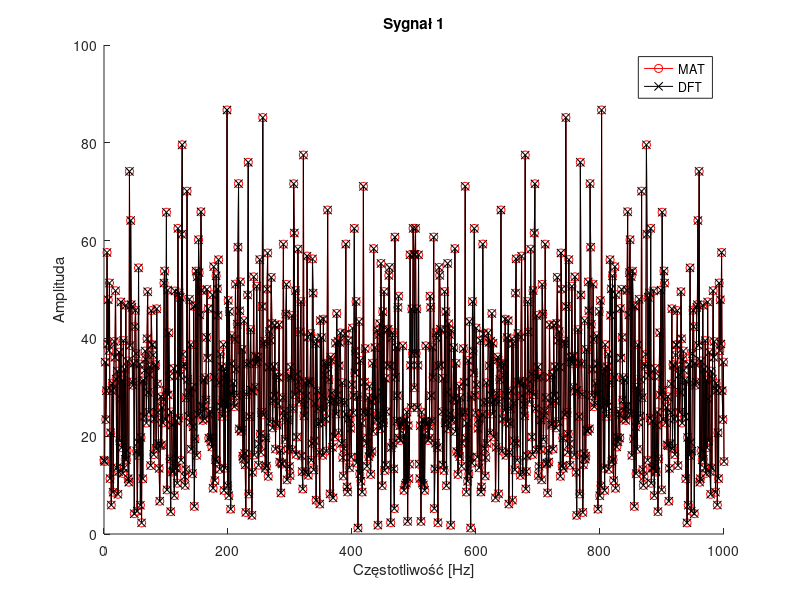
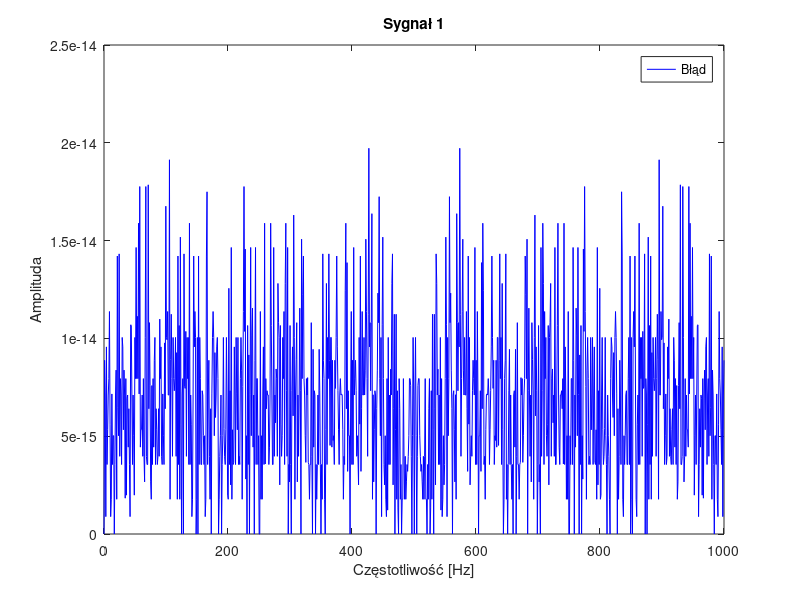
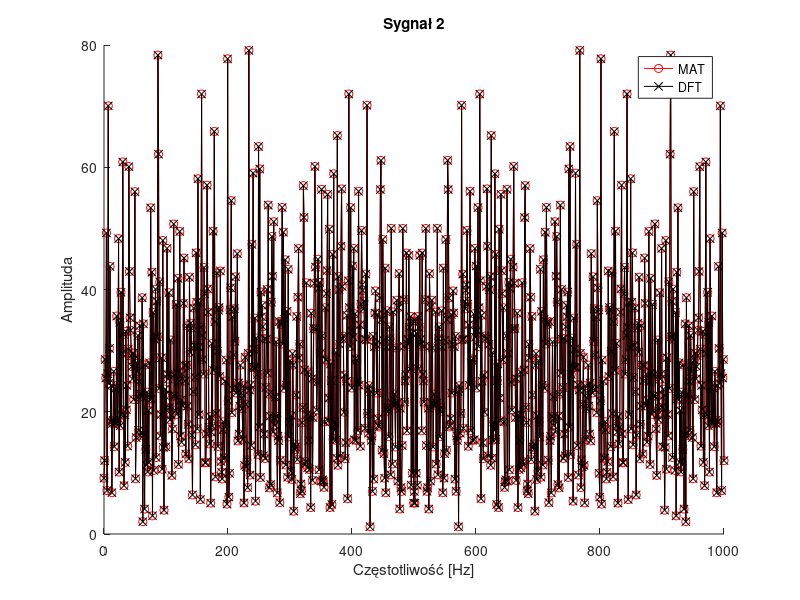
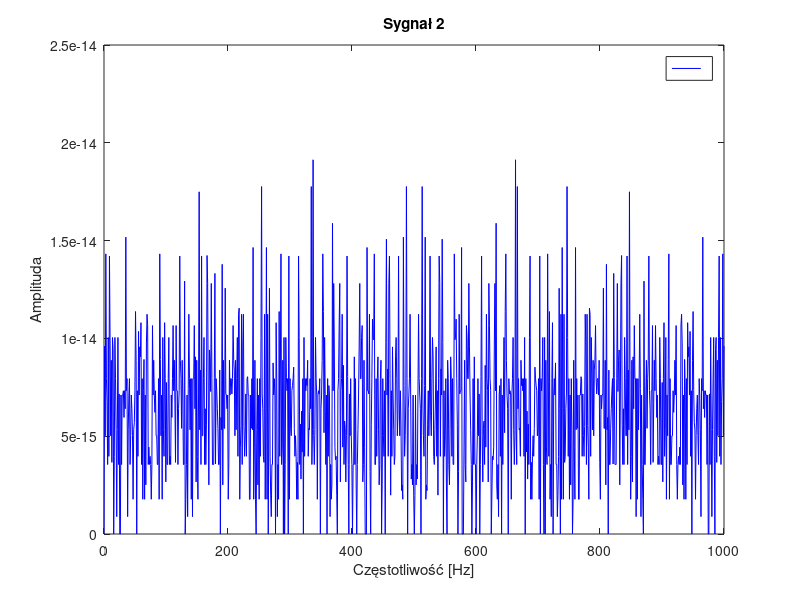

Here is the MATLAB script that generated these plots, in order:


%%%%%%%%%%%%%%%%%%%%%%%%%%%%%%%%%%%%%%%%%%%%%%%%%%%%%%%%%%%%%%%%%%%%

% Przyjmij N=1024, wygeneruj losowe dane o rozkładzie normalnym 
N = 1024;
x1 = randn(1,N);
x2 = randn(1,N);

% Wykonaj transformatę rzeczywistą - Fast Fourier Transform
Xmat1 = fft(x1);
Xmat2 = fft(x2);

% Tworzenie sygnału zespolonego i jego transformata
y = x1 + 1i*x2;
Y = fft(y);

% Rozdzielanie 2 sygnałów na 2 transformaty pojednynczych sygnałów
for k=1:N-1
    X1r(k+1) = 0.5*(real(Y(k+1)) + real(Y(N-k+1)));
    X1i(k+1) = 0.5*(imag(Y(k+1)) - imag(Y(N-k+1)));

    X2r(k+1) = 0.5*(imag(Y(k+1)) + imag(Y(N-k+1)));
    X2i(k+1) = 0.5*(real(Y(N-k+1)) - real(Y(k+1)));
end

X1r(1) = real(Y(1));
X1i(1) = 0;
X2r(1) = imag(Y(1));
X2i(1) = 0;

X1 = X1r + 1i*X1i;
X2 = X2r + 1i*X2i;

%%%%%%%%%%%%%%%%%%%%%%%%%%%%%%%%%%%%%%%%%%%%%%%%%%%%%%%%%%%%%%%%%%%%

% Porównanie otrzymanych transformat z tymi matlabowymi

fprintf("\n\n\n\n\n\n\n")
fprintf("Największy błąd sygnału 1: %u\n" ,max(abs(Xmat1 - X1)));
fprintf("Największy błąd sygnału 2: %u\n" ,max(abs(Xmat2 - X2)));

%%%%%%%%%%%%%%%%%%%%%%%%%%%%%%%%%%%%%%%%%%%%%%%%%%%%%%%%%%%%%%%%%%%%

f = (0:N-1)/(N-1) * 1000;
figure(3);
hold on;
plot(f,abs(Xmat1), "r-o");
plot(f,abs(X1), "k-x");
%xlim([0 500])
set(figure(3),'units','points','position',[0,30,720,720])
title('Sygnał 1');
legend('MAT','DFT');
xlabel('Częstotliwość [Hz]');
ylabel('Amplituda');
hold off;

figure(4);
plot(f,abs(Xmat1 - X1), "b-");
%xlim([0 500])
set(figure(4),'units','points','position',[720,30,720,720])
title('Sygnał 1');
legend('Błąd');
xlabel('Częstotliwość [Hz]');
ylabel('Amplituda');

figure(5);
hold on;
plot(f,abs(Xmat2), "r-o");
plot(f,abs(X2), "k-x");
%xlim([0 500])
set(figure(5),'units','points','position',[0,30,720,720])
title('Sygnał 2');
legend('MAT','DFT');
xlabel('Częstotliwość [Hz]');
ylabel('Amplituda');
hold off;

figure(6);
plot(f,abs(Xmat2 - X2), "b-");
%xlim([0 500])
set(figure(6),'units','points','position',[720,30,720,720])
title('Sygnał 2');
legend('');
xlabel('Częstotliwość [Hz]');
ylabel('Amplituda');